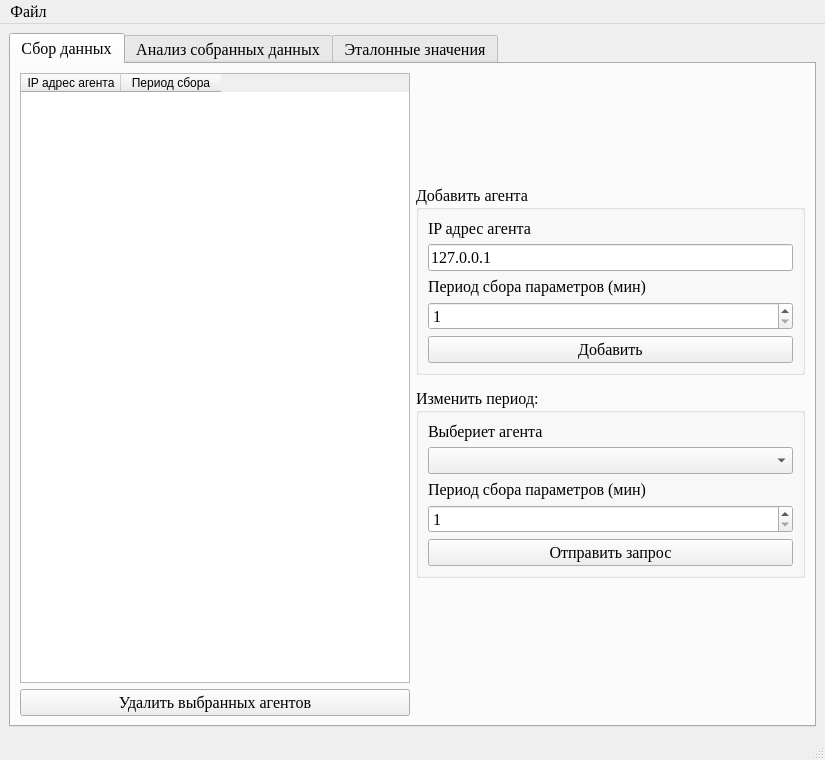
<?xml version="1.0" encoding="UTF-8"?>
<ui version="4.0">
 <class>MainWindow</class>
 <widget class="QMainWindow" name="MainWindow">
  <property name="geometry">
   <rect>
    <x>0</x>
    <y>0</y>
    <width>825</width>
    <height>760</height>
   </rect>
  </property>
  <property name="font">
   <font>
    <family>Times New Roman</family>
    <pointsize>12</pointsize>
   </font>
  </property>
  <property name="windowTitle">
   <string>MainWindow</string>
  </property>
  <widget class="QWidget" name="centralwidget">
   <layout class="QGridLayout" name="gridLayout">
    <item row="0" column="0">
     <widget class="QTabWidget" name="tabWidget">
      <property name="currentIndex">
       <number>0</number>
      </property>
      <widget class="QWidget" name="tab">
       <attribute name="title">
        <string>Сбор данных</string>
       </attribute>
       <layout class="QGridLayout" name="gridLayout_3">
        <item row="3" column="2">
         <widget class="QGroupBox" name="groupBox_3">
          <property name="title">
           <string>Изменить период:</string>
          </property>
          <layout class="QVBoxLayout" name="verticalLayout_4">
           <item>
            <widget class="QLabel" name="label_3">
             <property name="text">
              <string>Выбериет агента</string>
             </property>
            </widget>
           </item>
           <item>
            <widget class="QComboBox" name="comboBox"/>
           </item>
           <item>
            <widget class="QLabel" name="label_4">
             <property name="text">
              <string>Период сбора параметров (мин)</string>
             </property>
            </widget>
           </item>
           <item>
            <widget class="QSpinBox" name="spinBox_2">
             <property name="minimum">
              <number>1</number>
             </property>
             <property name="maximum">
              <number>300</number>
             </property>
            </widget>
           </item>
           <item>
            <widget class="QPushButton" name="pushButton_4">
             <property name="text">
              <string>Отправить запрос</string>
             </property>
            </widget>
           </item>
          </layout>
         </widget>
        </item>
        <item row="1" column="2" rowspan="2">
         <widget class="QGroupBox" name="groupBox_2">
          <property name="sizePolicy">
           <sizepolicy hsizetype="Preferred" vsizetype="Maximum">
            <horstretch>0</horstretch>
            <verstretch>0</verstretch>
           </sizepolicy>
          </property>
          <property name="title">
           <string>Добавить агента</string>
          </property>
          <layout class="QVBoxLayout" name="verticalLayout_2">
           <item>
            <widget class="QLabel" name="label">
             <property name="text">
              <string>IP адрес агента</string>
             </property>
            </widget>
           </item>
           <item>
            <widget class="QLineEdit" name="lineEdit_4">
             <property name="text">
              <string>127.0.0.1</string>
             </property>
            </widget>
           </item>
           <item>
            <widget class="QLabel" name="label_2">
             <property name="text">
              <string>Период сбора параметров (мин)</string>
             </property>
            </widget>
           </item>
           <item>
            <widget class="QSpinBox" name="spinBox">
             <property name="minimum">
              <number>1</number>
             </property>
             <property name="maximum">
              <number>300</number>
             </property>
            </widget>
           </item>
           <item>
            <widget class="QPushButton" name="pushButton_2">
             <property name="text">
              <string>Добавить</string>
             </property>
            </widget>
           </item>
          </layout>
         </widget>
        </item>
        <item row="0" column="1" rowspan="5">
         <widget class="QTableWidget" name="tableWidget_3">
          <property name="sizePolicy">
           <sizepolicy hsizetype="Expanding" vsizetype="Minimum">
            <horstretch>0</horstretch>
            <verstretch>0</verstretch>
           </sizepolicy>
          </property>
          <property name="selectionMode">
           <enum>QAbstractItemView::NoSelection</enum>
          </property>
          <column>
           <property name="text">
            <string>IP адрес агента</string>
           </property>
          </column>
          <column>
           <property name="text">
            <string>Период сбора</string>
           </property>
          </column>
         </widget>
        </item>
        <item row="5" column="1">
         <widget class="QPushButton" name="pushButton_3">
          <property name="text">
           <string>Удалить выбранных агентов</string>
          </property>
         </widget>
        </item>
       </layout>
      </widget>
      <widget class="QWidget" name="tab_2">
       <attribute name="title">
        <string>Анализ собранных данных</string>
       </attribute>
       <layout class="QVBoxLayout" name="verticalLayout_3">
        <item>
         <widget class="QGroupBox" name="groupBox">
          <property name="title">
           <string>Фильтрация</string>
          </property>
          <layout class="QFormLayout" name="formLayout">
           <item row="1" column="0">
            <widget class="QCheckBox" name="checkBox">
             <property name="text">
              <string>по агенту</string>
             </property>
            </widget>
           </item>
           <item row="1" column="1">
            <widget class="QCheckBox" name="checkBox_2">
             <property name="text">
              <string>по дате</string>
             </property>
            </widget>
           </item>
           <item row="2" column="0">
            <widget class="QLineEdit" name="lineEdit">
             <property name="sizePolicy">
              <sizepolicy hsizetype="Maximum" vsizetype="Fixed">
               <horstretch>0</horstretch>
               <verstretch>0</verstretch>
              </sizepolicy>
             </property>
            </widget>
           </item>
           <item row="2" column="1">
            <widget class="QDateTimeEdit" name="dateTimeEdit">
             <property name="sizePolicy">
              <sizepolicy hsizetype="Maximum" vsizetype="Fixed">
               <horstretch>0</horstretch>
               <verstretch>0</verstretch>
              </sizepolicy>
             </property>
             <property name="minimumSize">
              <size>
               <width>200</width>
               <height>0</height>
              </size>
             </property>
             <property name="displayFormat">
              <string>dd.MM.yyyy HH:mm:ss</string>
             </property>
            </widget>
           </item>
           <item row="3" column="1">
            <widget class="QDateTimeEdit" name="dateTimeEdit_2">
             <property name="sizePolicy">
              <sizepolicy hsizetype="Maximum" vsizetype="Fixed">
               <horstretch>0</horstretch>
               <verstretch>0</verstretch>
              </sizepolicy>
             </property>
             <property name="minimumSize">
              <size>
               <width>200</width>
               <height>0</height>
              </size>
             </property>
             <property name="displayFormat">
              <string>dd.MM.yyyy HH:mm:ss</string>
             </property>
            </widget>
           </item>
           <item row="0" column="0" colspan="2">
            <widget class="QTableView" name="tableView">
             <property name="sizePolicy">
              <sizepolicy hsizetype="Minimum" vsizetype="Minimum">
               <horstretch>0</horstretch>
               <verstretch>0</verstretch>
              </sizepolicy>
             </property>
             <property name="minimumSize">
              <size>
               <width>0</width>
               <height>440</height>
              </size>
             </property>
            </widget>
           </item>
          </layout>
         </widget>
        </item>
        <item>
         <widget class="QPushButton" name="pushButton">
          <property name="text">
           <string>Отобразить</string>
          </property>
         </widget>
        </item>
       </layout>
      </widget>
      <widget class="QWidget" name="tab_3">
       <attribute name="title">
        <string>Эталонные значения</string>
       </attribute>
       <layout class="QFormLayout" name="formLayout_2">
        <item row="3" column="0" colspan="2">
         <widget class="QPushButton" name="pushButton_5">
          <property name="text">
           <string>Сформировать отчёт соответствия параметров узлов</string>
          </property>
         </widget>
        </item>
        <item row="0" column="1">
         <widget class="QGroupBox" name="groupBox_6">
          <property name="title">
           <string>Агенты для контроля:</string>
          </property>
          <layout class="QHBoxLayout" name="horizontalLayout">
           <item>
            <widget class="QTableWidget" name="tableWidget_2"/>
           </item>
          </layout>
         </widget>
        </item>
        <item row="0" column="0">
         <widget class="QGroupBox" name="groupBox_4">
          <property name="title">
           <string>Эталонные значения:</string>
          </property>
          <layout class="QGridLayout" name="gridLayout_2">
           <item row="0" column="0">
            <widget class="QTableWidget" name="tableWidget">
             <property name="sizePolicy">
              <sizepolicy hsizetype="Maximum" vsizetype="Maximum">
               <horstretch>0</horstretch>
               <verstretch>0</verstretch>
              </sizepolicy>
             </property>
             <property name="minimumSize">
              <size>
               <width>500</width>
               <height>370</height>
              </size>
             </property>
            </widget>
           </item>
           <item row="1" column="0">
            <widget class="QGroupBox" name="groupBox_5">
             <property name="title">
              <string>Изменить параметр:</string>
             </property>
             <layout class="QVBoxLayout" name="verticalLayout">
              <item>
               <widget class="QComboBox" name="comboBox_2"/>
              </item>
              <item>
               <widget class="QLineEdit" name="lineEdit_2"/>
              </item>
              <item>
               <widget class="QPushButton" name="pushButton_6">
                <property name="text">
                 <string>Изменить</string>
                </property>
               </widget>
              </item>
             </layout>
            </widget>
           </item>
          </layout>
         </widget>
        </item>
       </layout>
      </widget>
     </widget>
    </item>
   </layout>
  </widget>
  <widget class="QMenuBar" name="menubar">
   <property name="geometry">
    <rect>
     <x>0</x>
     <y>0</y>
     <width>825</width>
     <height>26</height>
    </rect>
   </property>
   <widget class="QMenu" name="menu">
    <property name="title">
     <string>Файл</string>
    </property>
    <addaction name="action"/>
    <addaction name="action_2"/>
    <addaction name="action_3"/>
   </widget>
   <addaction name="menu"/>
  </widget>
  <widget class="QStatusBar" name="statusbar"/>
  <action name="action">
   <property name="text">
    <string>Открыть базу данных</string>
   </property>
   <property name="shortcut">
    <string>Ctrl+O</string>
   </property>
  </action>
  <action name="action_2">
   <property name="text">
    <string>Создать базу данных</string>
   </property>
   <property name="shortcut">
    <string>Ctrl+N</string>
   </property>
  </action>
  <action name="action_3">
   <property name="text">
    <string>Выход</string>
   </property>
   <property name="shortcut">
    <string>Ctrl+Q</string>
   </property>
  </action>
 </widget>
 <resources/>
 <connections/>
</ui>
